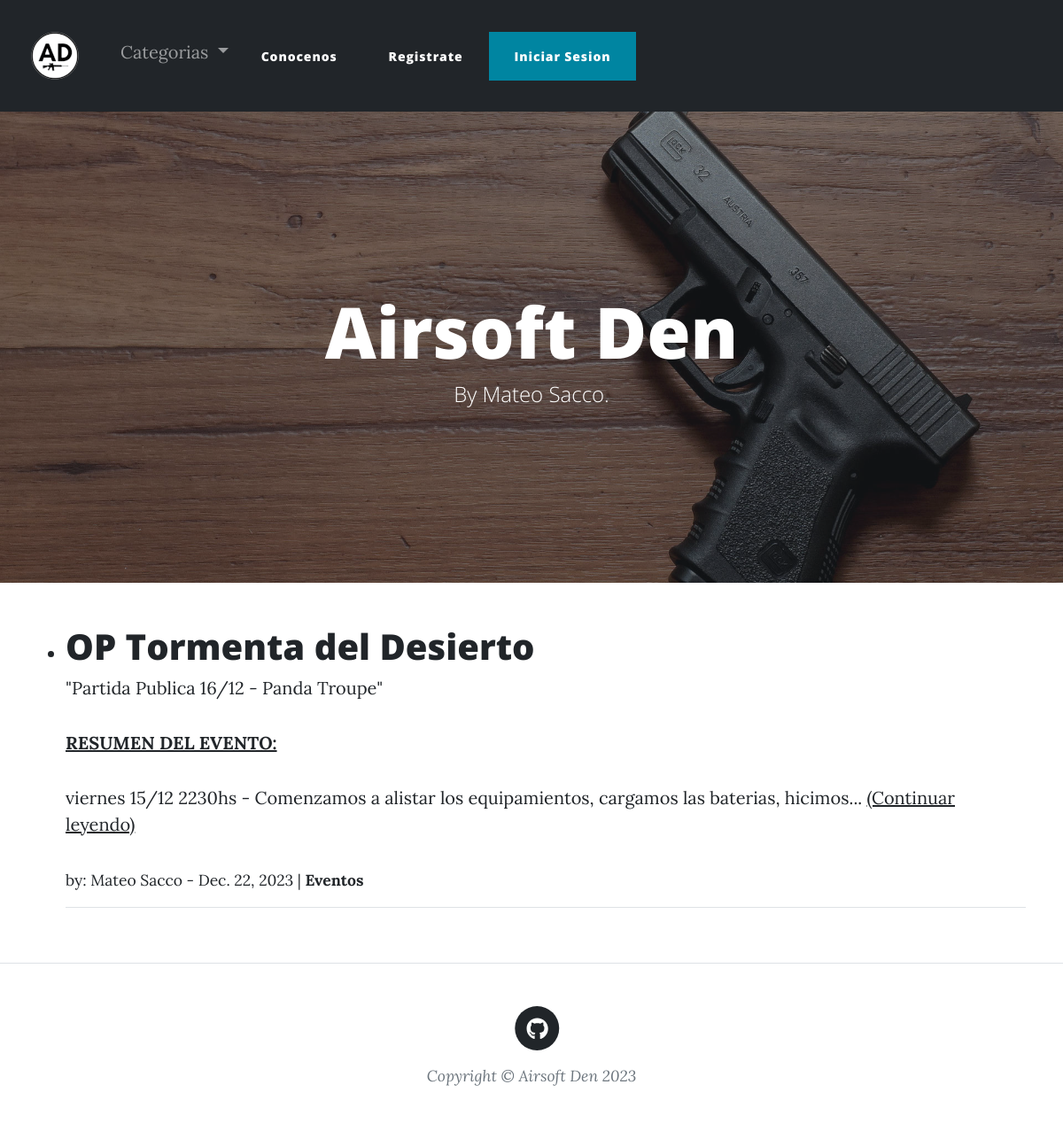
/, run on an earlier commit of the app's database.
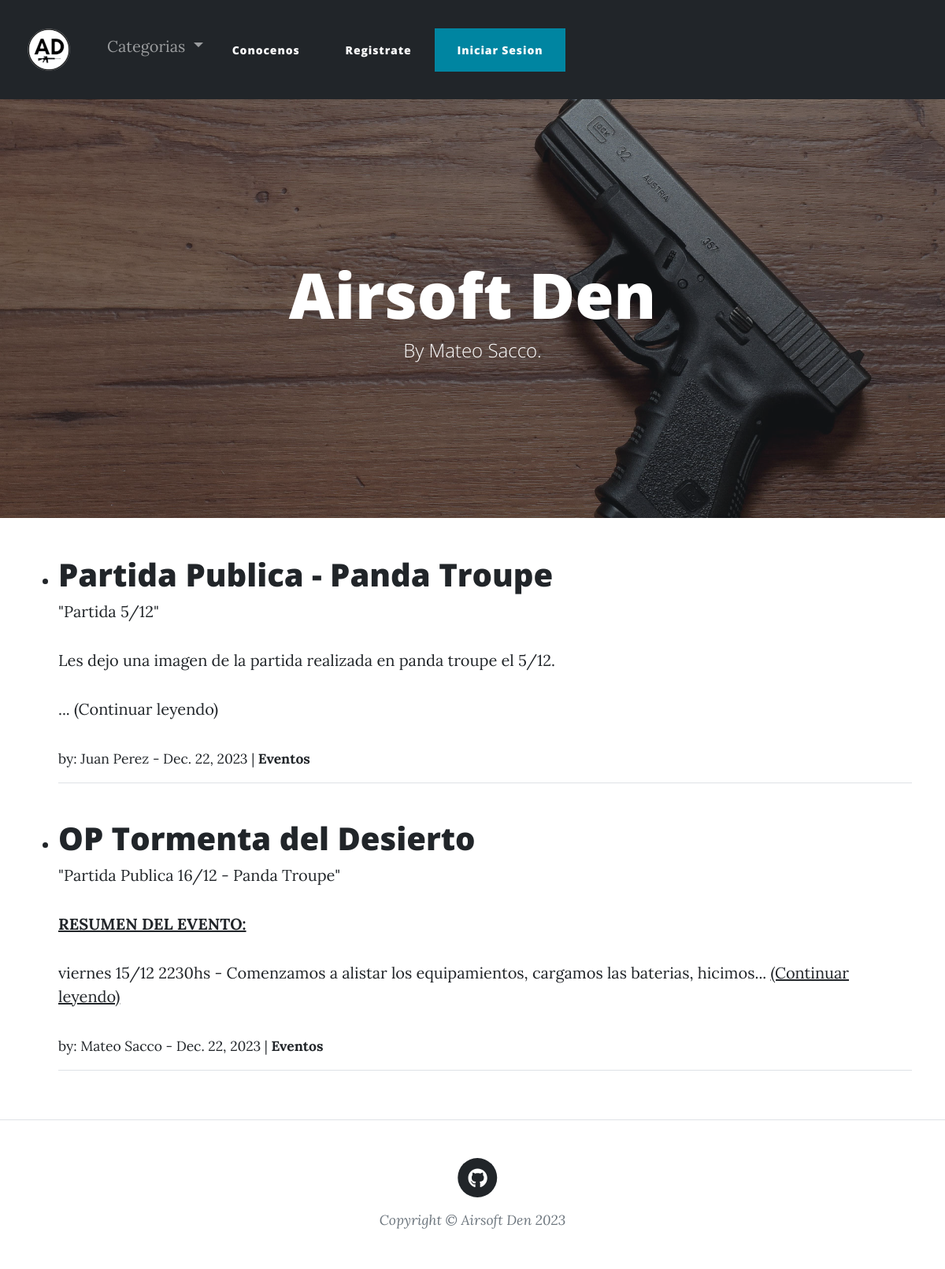
And on a later commit of the database.
### blogAPP/models.py (models this page shows, shortened)
class Post(models.Model):
    titulo = models.CharField(max_length=255)
    subtitulo = models.CharField(max_length=255)
    autor = models.ForeignKey(User, on_delete=models.CASCADE)
    texto = RichTextField(blank=True, null=True)
    fecha = models.DateField(auto_now_add=True, auto_now=False)
    categoria = models.CharField(max_length=20, default='Sin Categoria')
    imagen = models.ImageField(null=True, blank=True, upload_to="images/")

### blogAPP/views.py (the view)
# urls.py: path('', HomeView.as_view(), name="home"),
class HomeView(ListView):
    model = Post
    template_name = "home.html"
    ordering = ["-id"]
    def get_context_data(self, *args, **kwargs):
        cat_menu = Category.objects.all()
        context = super(HomeView, self).get_context_data(*args, **kwargs)
        context["cat_menu"] = cat_menu
        return context

### blogAPP/models.py (called while the page is built)
    def __str__(self):
        return self.nombre

### blogAPP/templates/home.html (shortened to what this page needs)
{% extends "main.html" %}
{% load static %}
{% block contenidoQueCambia%}
<ul>
{% if object_list %}
    {% for post in object_list %}
    <li><h1><a href="{% url 'article-detail' post.pk %}">{{ post.titulo }}</a></h1>
    "{{ post.subtitulo }}"<br>
    <p> {{ post.texto | slice:":150" | safe }}... <a href="{% url 'article-detail' post.pk %}">(Continuar leyendo)</a></p>
    <small> by: {{ post.autor.first_name }}  {{ post.autor.last_name }} - {{ post.fecha }} |
        <a href="{% url 'Category' post.categoria %}"><strong>{{ post.categoria }}</small><br></strong></a>
    </li>
    <hr>
    <br>
    {% endfor %}
    </ul>
{% else %}
    <center><h2><strong>Esta pagina no existe!</strong></h2></center>
    <br>
    <br>
{% endif %}
{% endblock contenidoQueCambia%}

What changed in the data, as far as the page shows it:
added Post: titulo "Partida Publica - Panda Troupe", subtitulo "Partida 5/12", texto "Les dejo una imagen de la partida realizada en panda troupe el 5/12.", autor.first_name "Juan", autor.last_name "Perez", fecha "Dec. 22, 2023", categoria "Eventos"
